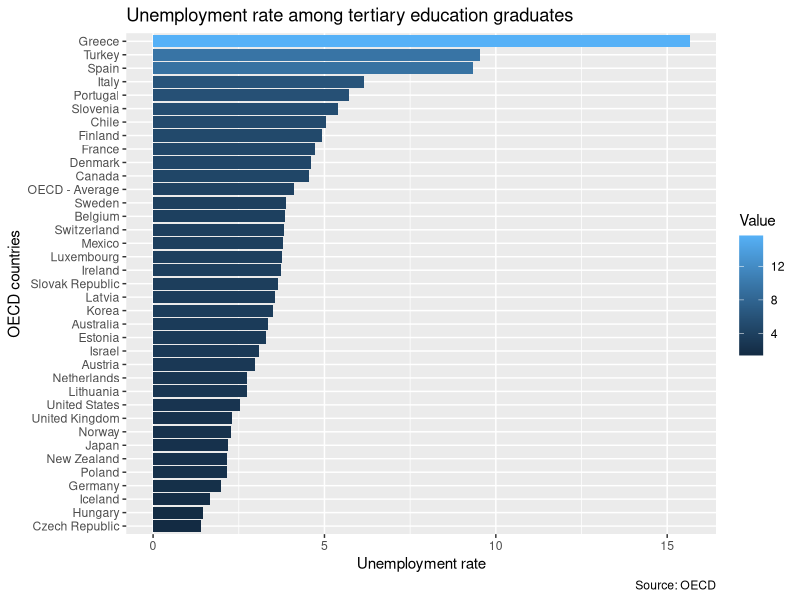
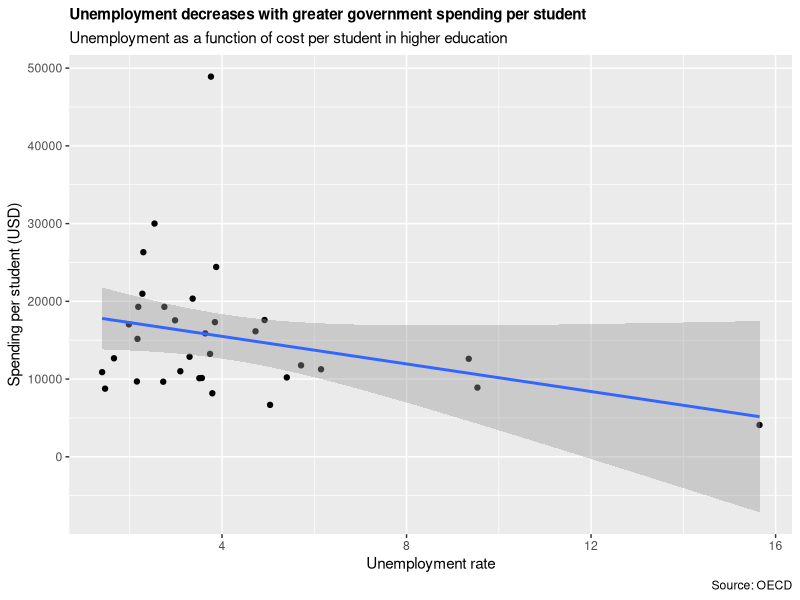
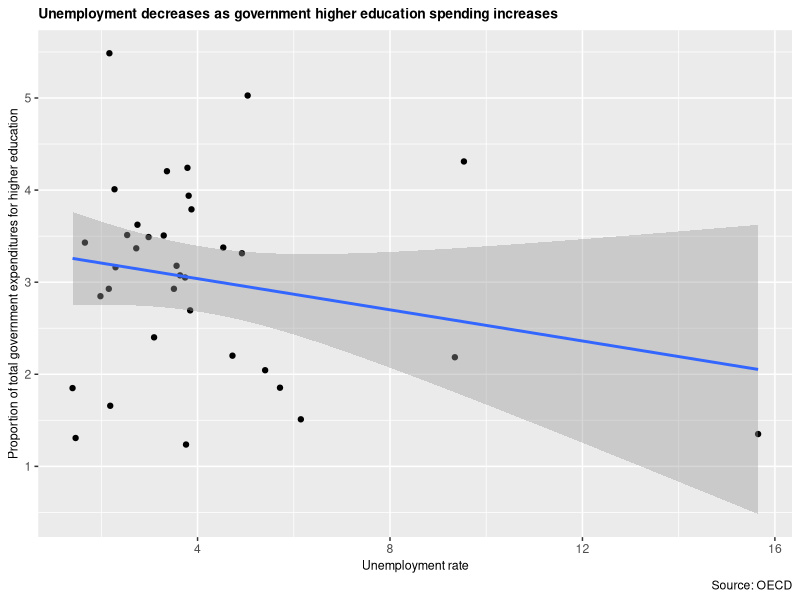

Source code (R) for these figures, in order:
###Regressional analysis

install.packages("tidyverse")
library(tidyverse)

Unemployment <- read.csv("Data/Unemployment.csv", sep = ",")

Unemployment2 <- Unemployment %>%  filter(MEASURE == "VALUE")

Unemployment %>% 
  filter(MEASURE == "VALUE") %>% 
  View()

names(Unemployment)

Unemploymentsimple <- Unemployment[c(2,23)]

Unemploymentsimple2 <- Unemployment2[c(2,23)]

Unemployment2 %>% 
  filter(Value>0) %>%
    ggplot() +
    geom_bar(aes(x = reorder(Country, Value), y = Value, fill = Value), stat = "identity", position = position_stack(reverse = TRUE)) +  
    coord_flip() +
    theme() +
    xlab("OECD countries") +
    ylab("Unemployment rate") +
    labs(title = "Unemployment rate among tertiary education graduates", caption = "Source: OECD")

###Comparision with Cost by student

##Defining Coststudent

Coststudent <- read.csv("Data/Cost-by-student.csv",
                        sep = ",",header = TRUE,
                        dec = ".")

##Narrow down to tertiary education, all expenditure types, year 2015 [there was no data for 2016]

Coststudenttertiary <- Coststudent %>% filter(Education.level.and.programe.orientation == 
                                                "Total tertiary education (ISCED2011 levels 5 to 8)",
                                              Type.of.expenditure == "All expenditure types",
                                              Year == 2015)

##Differentiating ALL institutions / PUBLIC institutions / PRIVATE institutions

CoststudenttertiaryPUB <- Coststudenttertiary %>% filter(Institution.type == "Public educational institutions")

CoststudenttertiaryALL <- Coststudenttertiary %>% filter(Institution.type == "All public and private educational institutions")

CoststudenttertiaryPRIV <- Coststudenttertiary %>% filter(Institution.type == "All private educational institutions")

##Regression line Cost per student/unemployment

Unemployment2 %>% 
  select(Country, Value) %>% 
  left_join(CoststudenttertiaryALL, by = "Country") %>% 
  select(Country, Value.x, Value.y) %>% 
  ggplot(aes(x=Value.x, y=Value.y)) +
  geom_point() +
  geom_smooth(method='lm') +
  xlab("Unemployment rate") +
  ylab("Spending per student (USD)") +
  labs(title = "Unemployment decreases with greater government spending per student", 
       subtitle = "Unemployment as a function of cost per student in higher education", 
       caption = "Source: OECD") + 
  theme(plot.title = element_text(size = 11, face = 'bold'),
      axis.title=element_text(size=11))

###Comparision with expenditures

expenditures <- read.csv("Data/EAG_FIN_RATIO_CATEGORY_23012019145211397.csv",
                         sep = ",",header = TRUE,
                         dec = ".")

View(expenditures)
names(expenditures)

##Narrow it down to tertiary education expenditures

tertiaryexp <- filter(expenditures, 
                      Education.level.and.programe.orientation == "Total tertiary education (ISCED2011 levels 5 to 8)")

##Narrow it down to tertiary education expenditures in 2015

tertiaryexp <- filter(expenditures, 
                      Education.level.and.programe.orientation == "Total tertiary education (ISCED2011 levels 5 to 8)",
                      Year == 2015, Institution.type == "All sectors")

names(tertiaryexp)

##Keep only the country and the total amount dedicated to tertiary education expenditures

tertiaryexpsimple <- tertiaryexp[c(2,15)]

##Regression line for Unemployment / Government Expenditures on higher ed

Unemployment2 %>% 
  select(Country, Value) %>% 
  left_join(tertiaryexpsimple, by = "Country") %>% 
  select(Country, Value.x, Value.y) %>% 
  ggplot(aes(x=Value.x, y=Value.y)) +
  geom_point() +
  geom_smooth(method='lm') + 
  xlab("Unemployment rate") +
  ylab("Proportion of total government expenditures for higher education") +
  labs(title = "Unemployment decreases as government higher education spending increases", 
       caption = "Source: OECD") +
  theme(plot.title = element_text(size = 10, face = 'bold'),
        axis.title=element_text(size=9))